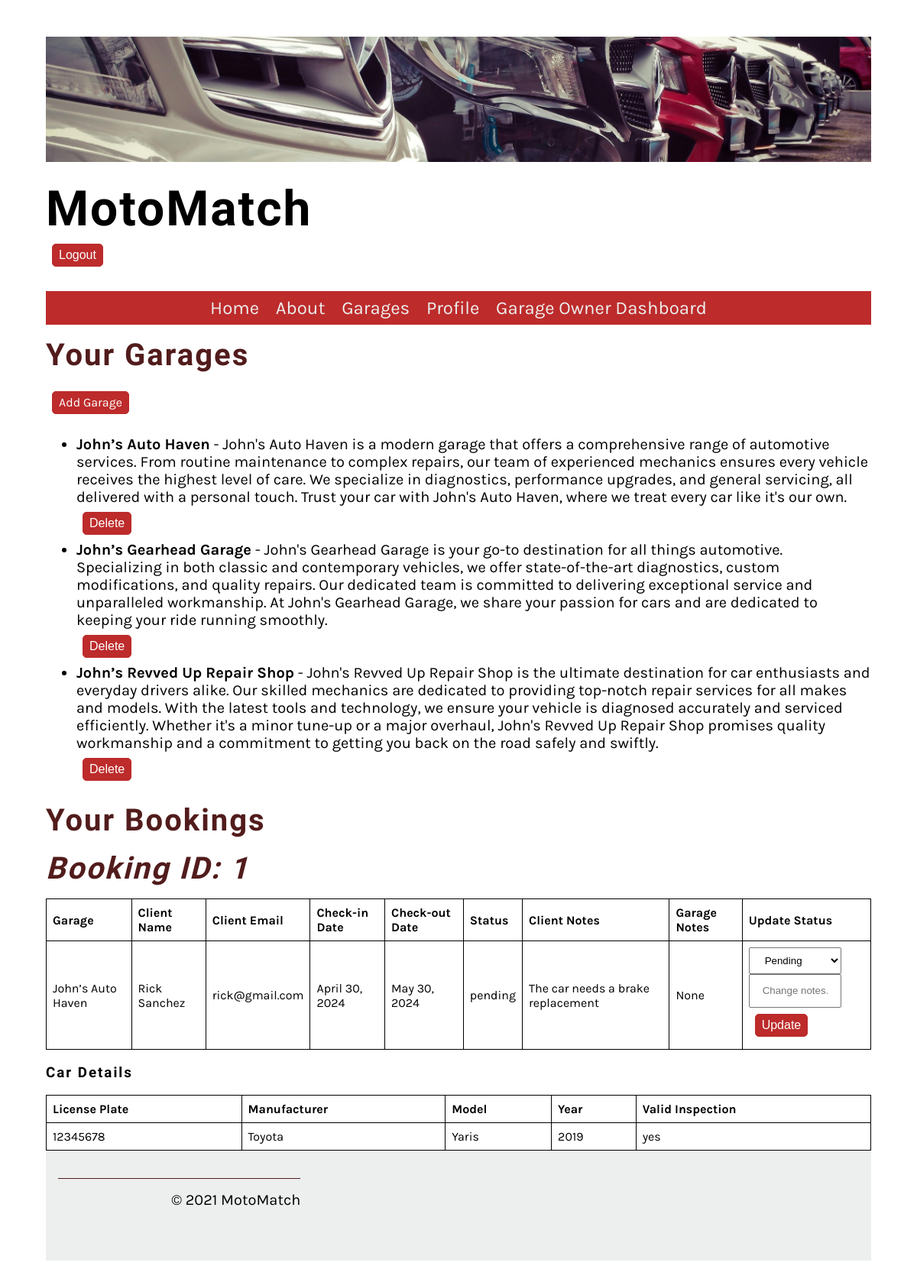
Before: /service_provider/dashboard/ (signed in) with the older database file.
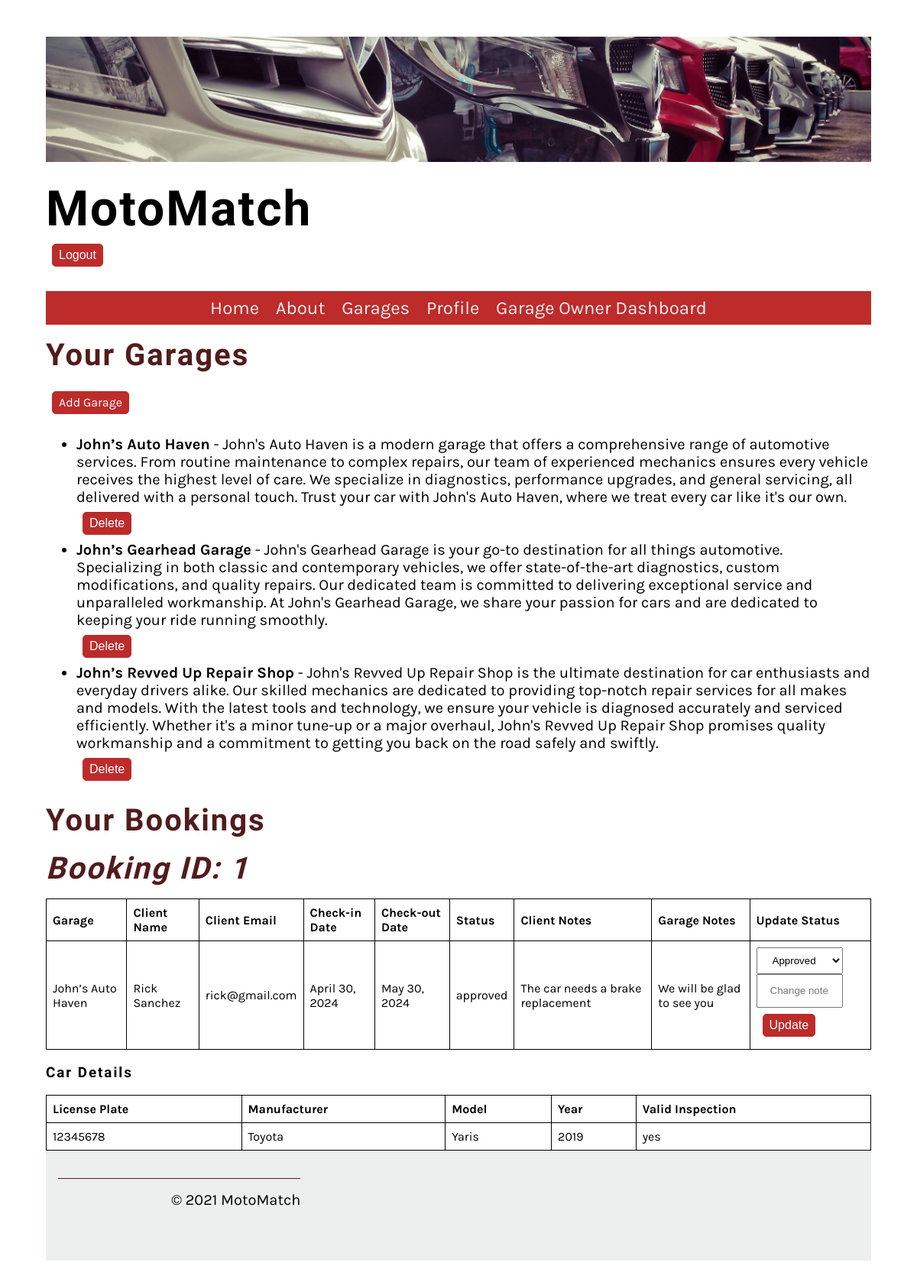
After: the same page with the newer database file.
### Website/models.py (models this page shows, shortened)
class Booking(models.Model):
    STATUS_CHOICES = [
        ('pending', 'Pending'),
        ('approved', 'Approved'),
        ('declined', 'Declined'),
    ]
    user = models.ForeignKey(User, on_delete=models.CASCADE)
    service = models.ForeignKey(Service,  on_delete=models.SET_NULL, null=True)
    check_in_date = models.DateField()
    check_out_date = models.DateField()
    status = models.CharField(max_length=10, choices=STATUS_CHOICES, default='pending')
    service_provider_notes = models.TextField(blank=True, null=True)
    client_notes = models.TextField(blank=True, null=True)
    service_item = models.ForeignKey(ServiceItem, on_delete=models.SET_NULL, null=True)

class Service(models.Model):
    user = models.ForeignKey(User, on_delete=models.CASCADE)
    name = models.CharField(max_length=255)
    description = models.TextField()
    location = models.CharField(max_length=255)
    contact_details = models.CharField(max_length=255)
    available_spaces = models.PositiveIntegerField()
    image = models.ImageField(upload_to='service_images', default='service_images/default.jpg')

class ServiceItem(models.Model):
    identifier = models.CharField(primary_key=True, max_length=50, unique=True, verbose_name="identifier")
    owner = models.ForeignKey(User, on_delete=models.CASCADE, verbose_name="Owner")
    description = models.CharField(max_length=20, verbose_name="item's name")
    field_1 = models.CharField(max_length=80, verbose_name="field 1")
    field_2 = models.IntegerField(verbose_name="field 2")
    FIELD_3_CHOICES = [
        ('yes', 'Yes'),
        ('no', 'No')
    ]
    field_3 = models.CharField(max_length=3, choices=FIELD_3_CHOICES, verbose_name="field 3", help_text="User type selection (yes/no)")

### Website/views.py (the view)
# urls.py: path('service_provider/dashboard/', service_provider_dashboard_view, name='service_provider_dashboard'),
@login_required
def service_provider_dashboard_view(request):
    user = request.user
    services = Service.objects.filter(user=user)
    bookings = Booking.objects.filter(service__in=services)
    context = {'services': services, 'bookings': bookings}
    return render(request, 'service_provider_dashboard.html', context)

### Website/templatetags/custom_filters.py (called while the page is built)
@register.filter
def has_group(user, group_name):
    return user.groups.filter(name=group_name).exists()

### Website/templates/service_provider_dashboard.html (shortened to what this page needs)
{% extends 'base.html' %}
{% block content %}
  <h2>Your Garages</h2>
  <a href="{% url 'add_service' %}" class = "small_button">Add Garage</a>
  {% if services %}
    <ul>
      {% for service in services %}
        <li><b>{{ service.name }}</b> - {{ service.description }}</li>
        <form method="post" action="{% url 'delete_service' service.id %}">
          <button type="submit" class = "small_button">Delete</button>
        </form>
      {% endfor %}
    </ul>
  {% else %}
    <p>No Garage found.</p>
  {% endif %}
  <h2>Your Bookings</h2>
  {% if bookings %}
    {% for booking in bookings %}
          <h2><i>Booking ID: {{ booking.id }}</i></h2>
          <table>
            <thead>
              <tr>
                <th>Garage</th>
                <th>Client Name</th>
                <th>Client Email</th>
                <th>Check-in Date</th>
                <th>Check-out Date</th>
                <th>Status</th>
                <th>Client Notes</th>
                <th>Garage Notes</th>
                <th>Update Status</th>
              </tr>
            </thead>
            <tbody>
                <tr>
                  <td>{{ booking.service.name }}</td>
                  <td>{{booking.user.first_name}} {{booking.user.last_name}}</td>
                  <td>{{booking.user.email}}</td>
                  <td>{{ booking.check_in_date }}</td>
                  <td>{{ booking.check_out_date }}</td>
                  <td>{{ booking.status }}</td>
                  <td>{{ booking.client_notes }}</td>
                  <td>{{ booking.service_provider_notes}} </td>
                  <td>
                    <form method="post" action="{% url 'update_booking_status' booking.id %}">
                      <select name="status">
                        {% for choice in booking.STATUS_CHOICES %}
                          <option value="{{ choice.0 }}" {% if booking.status == choice.0 %}selected{% endif %}>{{ choice.1 }}</option>
                        {% endfor %}
                      </select>
                      <input type="text" name="service_provider_notes"  placeholder="Change notes...">
                      <button type="submit" class = "small_button">Update</button>
                    </form>
                  </td>
                </tr>
            </tbody>
          </table>
          <h3>Car Details</h3>
          <table>
            <thead>
              <tr>
                <th>License Plate</th>
                <th>Manufacturer</th>
                <th>Model</th>
                <th>Year</th>
                <th>Valid Inspection</th>
              </tr>
            </thead>
            <tbody>
                <tr>
                  <td>{{ booking.service_item.identifier }}</td>
                  <td>{{ booking.service_item.description }}</td>
                  <td>{{ booking.service_item.field_1 }}</td>
                  <td>{{ booking.service_item.field_2 }}</td>
                  <td>{{ booking.service_item.field_3 }}</td>
          </table>
        {% endfor %}
  {% else %}
    <p>No bookings found.</p>
  {% endif %}
{% endblock %}

Changed rows visible on the page:
changed Booking "The car needs a brake replacement": status "pending" → "approved"; service_provider_notes "None" → "We will be glad to see you"; status "Pending" → "Approved"
